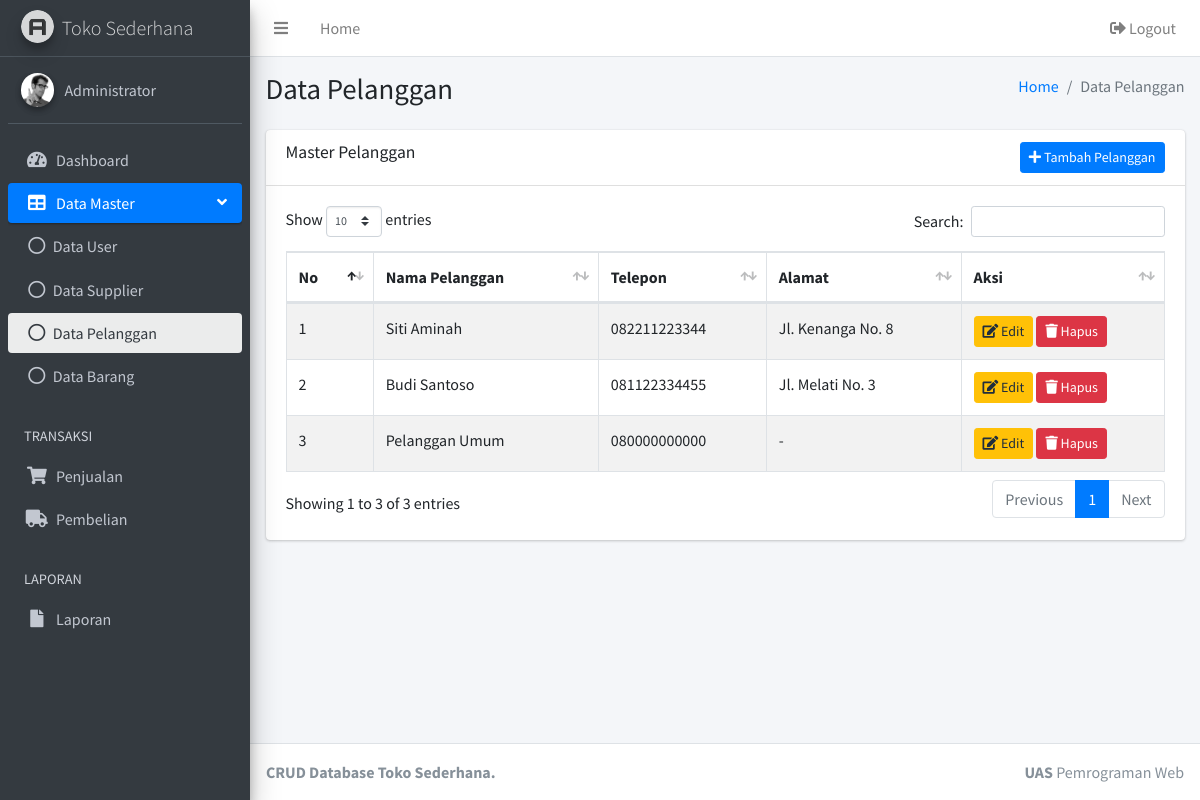
Page /pelanggan.php (signed in) on the committed database.
### tables this page shows
CREATE TABLE `pelanggan` (
  `id_pelanggan` int(11) NOT NULL AUTO_INCREMENT,
  `nama_pelanggan` varchar(100) NOT NULL,
  `telepon` varchar(20) DEFAULT NULL,
  `alamat` text DEFAULT NULL,
  PRIMARY KEY (`id_pelanggan`)
);

### pelanggan.php (the view, shortened to what this page needs)
<?php
require_once 'app.php';
$pelanggans = fetch_all('SELECT * FROM pelanggan ORDER BY id_pelanggan DESC');
?>
<div class="card">
  <div class="card-header">
    <h3 class="card-title">Master Pelanggan</h3>
    <button class="btn btn-primary btn-sm float-right" data-toggle="modal" data-target="#modalTambah"><i class="fas fa-plus"></i> Tambah Pelanggan</button>
  </div>
  <div class="card-body table-responsive">
    <table class="table table-bordered table-striped datatable">
      <thead><tr><th>No</th><th>Nama Pelanggan</th><th>Telepon</th><th>Alamat</th><th width="160">Aksi</th></tr></thead>
      <tbody>
        <?php $no = 1; foreach ($pelanggans as $row): ?>
          <tr>
            <td><?= $no++; ?></td>
            <td><?= e($row['nama_pelanggan']); ?></td>
            <td><?= e($row['telepon']); ?></td>
            <td><?= e($row['alamat']); ?></td>
            <td>
              <button class="btn btn-warning btn-sm" data-toggle="modal" data-target="#modalEdit<?= $row['id_pelanggan']; ?>"><i class="fas fa-edit"></i> Edit</button>
              <button class="btn btn-danger btn-sm" data-toggle="modal" data-target="#modalHapus<?= $row['id_pelanggan']; ?>"><i class="fas fa-trash"></i> Hapus</button>
            </td>
          </tr>
        <?php endforeach; ?>
      </tbody>
    </table>
  </div>
</div>

### rows in the picture
pelanggan: nama_pelanggan "Siti Aminah", telepon "082211223344", alamat "Jl. Kenanga No. 8"
pelanggan: nama_pelanggan "Budi Santoso", telepon "081122334455", alamat "Jl. Melati No. 3"
pelanggan: nama_pelanggan "Pelanggan Umum", telepon "080000000000", alamat "-"

### other values in the picture
current_user_name() "Administrator"
$title "Data Pelanggan"
